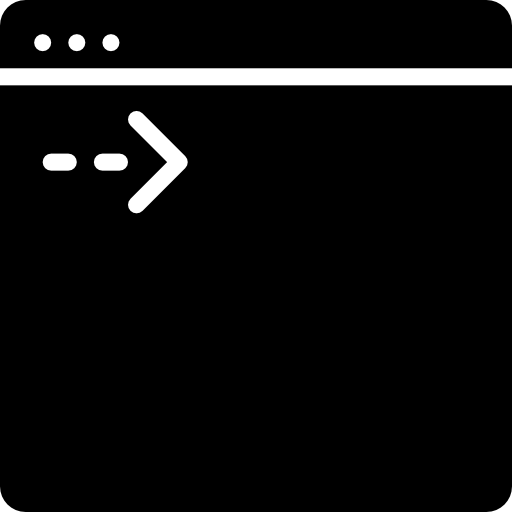
#> input picture WinUx/Resources/CommandWindow.png, 512 x 512 px; its folder holds only this picture in this run
$ python -i extraction.py   (imports and definitions only)
#> lines starting #> are read from the running program, lines starting #| are printed output that depends on the picture; after the words box and inside, x2 and y2 are one past the last pixel; in counts of white or black regions, pixels touching at a corner belong together
from __future__ import annotations

import statistics
import colorsys
import operator
from collections import Counter
from concurrent.futures import CancelledError
from PIL import Image
from .models import ExtractionSettings

try:
    import numpy as np
except Exception:  # Optional acceleration; the Python detector remains usable.
    np = None


# Pixel work is tiled: do not allocate float/int masks for a whole large image.
_PIXEL_TILE_SIZE = 262_144


def _rgb_image(image):
    if image.width <= 0 or image.height <= 0:
        raise ValueError('Image must contain pixels.')
    return image if image.mode == 'RGB' else image.convert('RGB')


# [11 lines left out: function _checked_roi, not called in this run]


def _sampled_rgb(image, roi, step_x, step_y, cancelled):
    """Collect the exact legacy sampling grid without copying the full image."""
    x0, y0, x1, y1 = roi
    xs, ys = range(x0, x1 + 1, step_x), range(y0, y1 + 1, step_y)
    pixels = np.empty((len(ys), len(xs), 3), dtype=np.uint8)
    for row, y in enumerate(ys):
        _check_cancelled(cancelled)
        pixels[row] = np.asarray(image.crop((x0, y, x1 + 1, y + 1)))[0, ::step_x]
    return pixels


def _region_profiles(image, bg, step_x, step_y, cancelled):
    """One bounded sampled scan replaces four Python-level pixel passes."""
    pixels = _sampled_rgb(image, (0, 0, image.width - 1, image.height - 1),
                          step_x, step_y, cancelled)
    rows, columns = pixels.shape[:2]
    foreground_rows = np.zeros(rows, dtype=np.int64)
    foreground_cols = np.zeros(columns, dtype=np.int64)
    dark_rows = np.zeros(rows, dtype=np.int64)
    dark_cols = np.zeros(columns, dtype=np.int64)
    block_height = max(1, _PIXEL_TILE_SIZE // columns)
    for start in range(0, rows, block_height):
        _check_cancelled(cancelled)
        block = pixels[start:start + block_height].astype(np.int32)
        r, g, b = block[..., 0], block[..., 1], block[..., 2]
        dr, dg, db = r - bg[0], g - bg[1], b - bg[2]
        foreground = dr * dr + dg * dg + db * db > 28 * 28
        dark = .2126 * r + .7152 * g + .0722 * b < 185
        foreground_rows[start:start + len(block)] = foreground.sum(axis=1)
        foreground_cols += foreground.sum(axis=0)
        dark_rows[start:start + len(block)] = dark.sum(axis=1)
        dark_cols += dark.sum(axis=0)
    return (foreground_rows / columns, foreground_cols / rows,
            dark_rows / columns, dark_cols / rows)


# [64 lines left out: functions _color_match_mask, _column_candidates, not called in this run]


def luminance(rgb: tuple[int, int, int]) -> float:
    r, g, b = rgb
    return 0.2126 * r + 0.7152 * g + 0.0722 * b


def saturation(rgb: tuple[int, int, int]) -> int:
    return max(rgb) - min(rgb)


def color_distance_sq(a, b) -> int:
    dr, dg, db = a[0] - b[0], a[1] - b[1], a[2] - b[2]
    return dr * dr + dg * dg + db * db


# [68 lines left out: functions _color_matcher, sample_color, not called in this run]


def _cluster_positions(values, gap):
    if not values:
        return []
    groups = [[values[0]]]
    for v in values[1:]:
        if v - groups[-1][-1] <= gap:
            groups[-1].append(v)
        else:
            groups.append([v])
    return [int(round(sum(g) / len(g))) for g in groups]


def _check_cancelled(cancelled):
    if cancelled is not None and cancelled():
        raise CancelledError('Curve extraction cancelled.')


def _best_foreground_run(flags, max_gap=1):
    """Return the strongest nearly-continuous foreground run in one scanline.

    Plot frames are usually one-pixel raster lines, but antialiasing and image
    compression can punch tiny holes through them.  Allowing a one-pixel gap
    preserves those lines without joining separate glyphs into a fake axis.
    The return value is ``(start, end, span, density)``.
    """
    best = None
    start = last_hit = None
    gaps = hits = 0
    for index, hit in enumerate(flags):
        if hit:
            if start is None:
                start = index
                hits = 1
            else:
                hits += 1
            last_hit = index
            gaps = 0
            continue
        if start is None:
            continue
        gaps += 1
        if gaps <= max_gap:
            continue
        end = last_hit
        span = end - start + 1
        density = hits / max(1, span)
        candidate = (start, end, span, density)
        if best is None or span * density > best[2] * best[3]:
            best = candidate
        start = last_hit = None
        gaps = hits = 0
    if start is not None:
        end = last_hit
        span = end - start + 1
        density = hits / max(1, span)
        candidate = (start, end, span, density)
        if best is None or span * density > best[2] * best[3]:
            best = candidate
    return best


def _cluster_frame_segments(segments):
    """Collapse adjacent antialiased scanlines to one representative line."""
    if not segments:
        return []
    groups = [[segments[0]]]
    for segment in segments[1:]:
        if segment[0] - groups[-1][-1][0] <= 2:
            groups[-1].append(segment)
        else:
            groups.append([segment])
    # segment = (position, start, end, span, density).  Prefer the line with
    # the greatest supported span, then density, inside each antialias cluster.
    return [max(group, key=lambda item: (item[3] * item[4], item[3], item[4]))
            for group in groups]


def _detect_open_axis_plot_frame(image, bg, cancelled=None):
    """Detect common charts that expose only left Y and bottom X axes.

    Exported engineering charts frequently omit the top/right frame.  The
    previous detector therefore fell through to global density logic, where a
    thin screenshot/image border could be mistaken for the plot rectangle.
    Search long foreground runs away from the image edge and require the two
    dominant runs to meet at a bottom-left corner.
    """
    _check_cancelled(cancelled)
    width, height = image.size
    scale = min(1.0, 900.0 / max(1, width), 700.0 / max(1, height))
    if scale < 1.0:
        sample_width = max(1, int(round(width * scale)))
        sample_height = max(1, int(round(height * scale)))
        sample = image.resize((sample_width, sample_height), Image.Resampling.LANCZOS)
    else:
        sample = image
        sample_width, sample_height = width, height

    flattened = getattr(sample, 'get_flattened_data', None)
    pixels = list(flattened() if flattened is not None else sample.getdata())
    threshold_sq = 32 * 32
    foreground = [
        (rgb[0] - bg[0]) * (rgb[0] - bg[0])
        + (rgb[1] - bg[1]) * (rgb[1] - bg[1])
        + (rgb[2] - bg[2]) * (rgb[2] - bg[2]) > threshold_sq
        for rgb in pixels
    ]

    # Ignore decorative/screenshot borders.  A real plot axis normally sits
    # well inside the raster and has labels outside it.
    edge_guard = max(3, int(round(min(sample_width, sample_height) * .012)))
    for y in range(sample_height):
        base = y * sample_width
        for x in range(sample_width):
            if (x < edge_guard or x >= sample_width - edge_guard
                    or y < edge_guard or y >= sample_height - edge_guard):
                foreground[base + x] = False

    minimum_horizontal = max(40, int(sample_width * .35))
    minimum_vertical = max(35, int(sample_height * .35))
    horizontal = []
    for y in range(edge_guard, sample_height - edge_guard):
        _check_cancelled(cancelled)
        run = _best_foreground_run(
            foreground[y * sample_width:(y + 1) * sample_width], max_gap=2)
        if run is not None and run[2] >= minimum_horizontal and run[3] >= .78:
            horizontal.append((y,) + run)
    vertical = []
    for x in range(edge_guard, sample_width - edge_guard):
        _check_cancelled(cancelled)
        run = _best_foreground_run(foreground[x::sample_width], max_gap=2)
        if run is not None and run[2] >= minimum_vertical and run[3] >= .78:
            vertical.append((x,) + run)

    horizontal = _cluster_frame_segments(horizontal)
    vertical = _cluster_frame_segments(vertical)
    if not horizontal or not vertical:
        return None

    # Prefer the longest, densest axis-like runs.  Then require their corner
    # geometry to agree: Y axis ends at the X axis and X axis begins at Y.
    horizontal.sort(key=lambda item: (item[3] * item[4], item[3]), reverse=True)
    vertical.sort(key=lambda item: (item[3] * item[4], item[3]), reverse=True)
    tolerance = max(5, int(round(min(sample_width, sample_height) * .02)))
    best = None
    for hline in horizontal[:8]:
        hy, hleft, hright, hspan, hdensity = hline
        for vline in vertical[:8]:
            vx, vtop, vbottom, vspan, vdensity = vline
            if not (hleft - tolerance <= vx <= hright + tolerance):
                continue
            if not (vtop - tolerance <= hy <= vbottom + tolerance):
                continue
            if abs(vx - hleft) > tolerance * 2:
                continue
            if abs(hy - vbottom) > tolerance * 2:
                continue
            plot_width = hright - vx
            plot_height = hy - vtop
            if plot_width < minimum_horizontal or plot_height < minimum_vertical:
                continue
            # Axes should occupy a substantial but not border-hugging region.
            area = plot_width * plot_height
            support = hdensity + vdensity
            score = area * support
            if best is None or score > best[0]:
                best = (score, (vx, vtop, hright, hy))

    if best is None:
        return None
    rect = best[1]
    if scale < 1.0:
        rect = tuple(int(round(value / scale)) for value in rect)
    left, top, right, bottom = rect
    return (max(0, min(width - 1, left)), max(0, min(height - 1, top)),
            max(0, min(width - 1, right)), max(0, min(height - 1, bottom)))


def _detect_rectangular_plot_frame(image, bg, cancelled=None):
    """Find a large rectangular chart frame before text/profile fallbacks.

    Document-style charts often contain a title above the plot and a legend
    below it.  Global row/column density therefore expands the ROI around that
    text.  A real plot frame, by contrast, contains long horizontal and vertical
    strokes whose endpoints agree.  Search a bounded raster for those four
    mutually supporting edges.  If no closed frame exists, return ``None`` so
    the existing profile detector still handles open-axis charts.
    """
    _check_cancelled(cancelled)
    width, height = image.size
    scale = min(1.0, 900.0 / max(1, width), 700.0 / max(1, height))
    if scale < 1.0:
        sample_width = max(1, int(round(width * scale)))
        sample_height = max(1, int(round(height * scale)))
        sample = image.resize((sample_width, sample_height), Image.Resampling.LANCZOS)
    else:
        sample = image
        sample_width, sample_height = width, height

    # Keep this implementation independent from NumPy so accelerated and scalar
    # execution choose exactly the same plot rectangle.
    flattened = getattr(sample, 'get_flattened_data', None)
    pixels = list(flattened() if flattened is not None else sample.getdata())
    threshold_sq = 32 * 32
    foreground = [
        (rgb[0] - bg[0]) * (rgb[0] - bg[0])
        + (rgb[1] - bg[1]) * (rgb[1] - bg[1])
        + (rgb[2] - bg[2]) * (rgb[2] - bg[2]) > threshold_sq
        for rgb in pixels
    ]
    minimum_horizontal = max(30, int(sample_width * .20))
    minimum_vertical = max(25, int(sample_height * .20))

    horizontal = []
    for y in range(sample_height):
        _check_cancelled(cancelled)
        run = _best_foreground_run(
            foreground[y * sample_width:(y + 1) * sample_width], max_gap=1)
        if run is not None and run[2] >= minimum_horizontal and run[3] >= .82:
            horizontal.append((y,) + run)

    vertical = []
    for x in range(sample_width):
        _check_cancelled(cancelled)
        run = _best_foreground_run(foreground[x::sample_width], max_gap=1)
        if run is not None and run[2] >= minimum_vertical and run[3] >= .82:
            vertical.append((x,) + run)

    horizontal = _cluster_frame_segments(horizontal)
    vertical = _cluster_frame_segments(vertical)
    if len(horizontal) < 2 or len(vertical) < 2:
        return None

    tolerance = max(3, int(round(min(sample_width, sample_height) * .012)))
    best = None
    for left_index, left in enumerate(vertical):
        lx, left_top, left_bottom, _, left_density = left
        for right in vertical[left_index + 1:]:
            rx, right_top, right_bottom, _, right_density = right
            plot_width = rx - lx
            if plot_width < minimum_horizontal:
                continue
            overlap_top = max(left_top, right_top)
            overlap_bottom = min(left_bottom, right_bottom)
            if overlap_bottom - overlap_top + 1 < minimum_vertical:
                continue

            spanning = [line for line in horizontal
                        if line[1] <= lx + tolerance and line[2] >= rx - tolerance]
            for top_index, top in enumerate(spanning):
                ty = top[0]
                if not (overlap_top - tolerance <= ty <= overlap_bottom + tolerance):
                    continue
                for bottom in spanning[top_index + 1:]:
                    by = bottom[0]
                    plot_height = by - ty
                    if plot_height < minimum_vertical:
                        continue
                    if not (overlap_top - tolerance <= by <= overlap_bottom + tolerance):
                        continue
                    if (left_top > ty + tolerance or left_bottom < by - tolerance
                            or right_top > ty + tolerance or right_bottom < by - tolerance):
                        continue
                    area = plot_width * plot_height
                    support = top[4] + bottom[4] + left_density + right_density
                    score = area * support
                    if best is None or score > best[0]:
                        best = (score, (lx, ty, rx, by))

    if best is None:
        return None
    rect = best[1]
    if scale < 1.0:
        rect = tuple(int(round(value / scale)) for value in rect)
    left, top, right, bottom = rect
    return (max(0, min(width - 1, left)), max(0, min(height - 1, top)),
            max(0, min(width - 1, right)), max(0, min(height - 1, bottom)))


def detect_plot_area(image: Image.Image, *, cancelled=None) -> tuple[int, int, int, int] | None:
    _check_cancelled(cancelled)
    image = _rgb_image(image)
    w, h = image.size
    pix = image.load()
    step_x = max(1, w // 900)
    step_y = max(1, h // 700)
    r = max(2, min(w, h) // 100)
    # Sample background from inset corner patches, not the literal image edge.
    # Screenshots and exported charts often contain a 1-4 px black border,
    # which previously made the estimated background black and poisoned every
    # subsequent foreground profile.
    inset_x = max(r * 2, int(round(w * .02)))
    inset_y = max(r * 2, int(round(h * .02)))
    corners = []
    for cx, cy in ((inset_x, inset_y), (w - 1 - inset_x, inset_y),
                   (inset_x, h - 1 - inset_y), (w - 1 - inset_x, h - 1 - inset_y)):
        for yy in range(max(0, cy - r), min(h, cy + r + 1), max(1, r // 3)):
            for xx in range(max(0, cx - r), min(w, cx + r + 1), max(1, r // 3)):
                corners.append(pix[xx, yy])
    bg = tuple(int(statistics.median([c[i] for c in corners])) for i in range(3))
    frame = _detect_rectangular_plot_frame(image, bg, cancelled)
    if frame is not None:
        # Reject a decorative raster border that nearly fills the image.
        l, t, rr, bb = frame
        guard_x = max(3, int(round(w * .01)))
        guard_y = max(3, int(round(h * .01)))
        border_hugging = (l <= guard_x and t <= guard_y
                          and rr >= w - 1 - guard_x and bb >= h - 1 - guard_y)
        if not border_hugging:
            return frame
    open_frame = _detect_open_axis_plot_frame(image, bg, cancelled)
    if open_frame is not None:
        return open_frame
    if np is not None:
        foreground_rows, foreground_cols, dark_rows, dark_cols = _region_profiles(
            image, bg, step_x, step_y, cancelled)
        _check_cancelled(cancelled)
        rows = [index * step_y for index in np.flatnonzero(foreground_rows >= .25)]
        cols = [index * step_x for index in np.flatnonzero(foreground_cols >= .25)]
        if rows and cols:
            top, bottom, left, right = int(min(rows)), int(max(rows)), int(min(cols)), int(max(cols))
            if right - left >= w * .25 and bottom - top >= h * .25:
                return left, top, right, bottom
        hs = [int(index * step_y) for index in np.flatnonzero((dark_rows >= .12) & (dark_rows <= .92))]
        vs = [int(index * step_x) for index in np.flatnonzero((dark_cols >= .12) & (dark_cols <= .92))]
        hl = _cluster_positions(hs, max(2, step_y * 2))
        vl = _cluster_positions(vs, max(2, step_x * 2))
        if len(hl) >= 2 and len(vl) >= 2:
            top, bottom, left, right = hl[0], hl[-1], vl[0], vl[-1]
            if right - left >= w * .2 and bottom - top >= h * .2:
                return left, top, right, bottom
        return None
    threshold2 = 28 * 28
    rows = []
    for y in range(0, h, step_y):
        _check_cancelled(cancelled)
        vals = [color_distance_sq(pix[x, y], bg) > threshold2 for x in range(0, w, step_x)]
        if sum(vals) / max(1, len(vals)) >= .25:
            rows.append(y)
    cols = []
    for x in range(0, w, step_x):
        _check_cancelled(cancelled)
        vals = [color_distance_sq(pix[x, y], bg) > threshold2 for y in range(0, h, step_y)]
        if sum(vals) / max(1, len(vals)) >= .25:
            cols.append(x)
    if rows and cols:
        top, bottom, left, right = min(rows), max(rows), min(cols), max(cols)
        if right - left >= w * .25 and bottom - top >= h * .25:
            return left, top, right, bottom

    dark_thr = 185
    hs, vs = [], []
    for y in range(0, h, step_y):
        _check_cancelled(cancelled)
        vals = [luminance(pix[x, y]) < dark_thr for x in range(0, w, step_x)]
        score = sum(vals) / max(1, len(vals))
        if .12 <= score <= .92:
            hs.append(y)
    for x in range(0, w, step_x):
        _check_cancelled(cancelled)
        vals = [luminance(pix[x, y]) < dark_thr for y in range(0, h, step_y)]
        score = sum(vals) / max(1, len(vals))
        if .12 <= score <= .92:
            vs.append(x)
    hl = _cluster_positions(sorted(hs), max(2, step_y * 2))
    vl = _cluster_positions(sorted(vs), max(2, step_x * 2))
    if len(hl) >= 2 and len(vl) >= 2:
        top, bottom, left, right = hl[0], hl[-1], vl[0], vl[-1]
        if right - left >= w * .2 and bottom - top >= h * .2:
            return left, top, right, bottom
    return None


# [162 lines left out: functions detect_curve_colors, _distinct_curve_colors, detect_curve_color, _runs, _moving_average, extract_curve, not called in this run]

>>> from PIL import Image
>>> picture = Image.open('../../Resources/CommandWindow.png')
#> picture is the input picture: PIL image 512x512 P; mean R, G, B, A 12, 12, 12, 242.1
>>> result = detect_plot_area(picture)
#> in _rgb_image, `return image if image.mode == 'RGB' else image.convert('RGB')`:
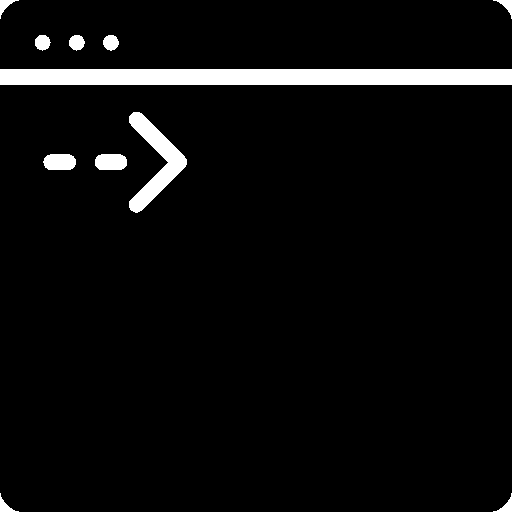
#> returned value: PIL image 512x512 RGB; 4.7% white; 11 white regions, largest, box (x1, y1, x2, y2) and area: (0, 69, 512, 85) 8192, (129, 112, 187, 213) 2095, (43, 154, 76, 170) 466
#> after the loop in detect_plot_area, `for cx, cy in ((inset_x, inset_y), (w - 1 - inset_x, inset_y),`: corners = 484 items, first 6: (255, 255, 255), (255, 255, 255), (255, 255, 255), (255, 255, 255), (0, 0, 0), (0, 0, 0)
#> in detect_plot_area, `bg = tuple(int(statistics.median([c[i] for c in corners])) for i in ra..`: bg = (0, 0, 0)
#> in _detect_rectangular_plot_frame, `pixels = list(flattened() if flattened is not None else sample.getdata..`: pixels = 262144 items
#> the loop in _detect_rectangular_plot_frame, `for y in range(sample_height):` made 512 passes
#> run on passes 1 to 3: (0, 18, 19, 1), (0, 14, 15, 1), (0, 12, 13, 1)
#> after the loop in _detect_rectangular_plot_frame, `for y in range(sample_height):`: horizontal = 16 items, first 6: (69, 0, 511, 512, 1), (70, 0, 511, 512, 1), (71, 0, 511, 512, 1), (72, 0, 511, 512, 1), (73, 0, 511, 512, 1), (74, 0, 511, 512, 1)
#> the loop in _detect_rectangular_plot_frame, `for x in range(sample_width):` made 512 passes
#> run on passes 1 to 3: (0, 18, 19, 1), (69, 84, 16, 1), (69, 84, 16, 1)
#> after the loop in _detect_rectangular_plot_frame, `for x in range(sample_width):`: vertical = []
#> in _cluster_frame_segments, `groups = [[segments[0]]]`: groups = [[(69, 0, 511, 512, 1)]]
#> the loop in _cluster_frame_segments, `for segment in segments[1:]:` made 15 passes
#> segment on passes 1 to 12: (70, 0, 511, 512, 1), (71, 0, 511, 512, 1), (72, 0, 511, 512, 1), (73, 0, 511, 512, 1), (74, 0, 511, 512, 1), (75, 0, 511, 512, 1), (76, 0, 511, 512, 1), (77, 0, 511, 512, 1), (78, 0, 511, 512, 1), (79, 0, 511, 512, 1), (80, 0, 511, 512, 1), (81, 0, 511, 512, 1)
#> after the loop in _cluster_frame_segments, `for segment in segments[1:]:`: groups = 1 item
#> in _detect_rectangular_plot_frame, `horizontal = _cluster_frame_segments(horizontal)`: horizontal = [(69, 0, 511, 512, 1)]
#> in _detect_open_axis_plot_frame, `pixels = list(flattened() if flattened is not None else sample.getdata..`: pixels = 262144 items
#> the loop in _detect_open_axis_plot_frame, `for y in range(edge_guard, sample_height - edge_guard):` made 500 passes
#> run on passes 1, 2, 30: (6, 7, 2, 1), (6, 6, 1, 1), (39, 45, 7, 1)
#> the loop in _cluster_positions, `for v in values[1:]:` made 23 passes
#> v on passes 1 to 12: 40, 41, 42, 43, 44, 45, 46, 154, 155, 156, 157, 158
#> the loop in _cluster_positions (call 2), `for v in values[1:]:` made 71 passes
#> v on passes 3 to 14: 45, 46, 47, 48, 71, 72, 73, 104, 105, 106, 107, 108
